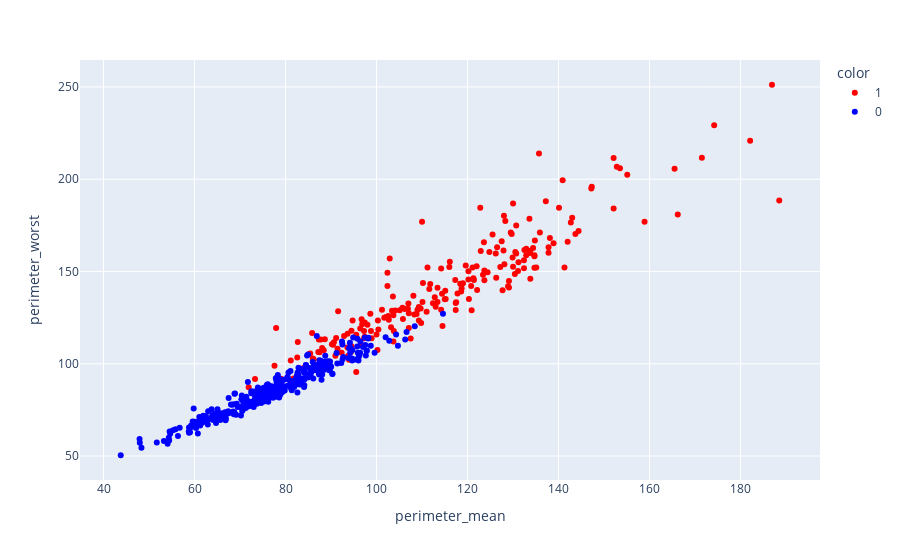

Here is the notebook cell this chart was saved with:
### Code cell
px.scatter(
    raw_df, 
    y = 'perimeter_worst', 
    x = 'perimeter_mean',
    color = raw_df['diagnosis'].astype(str),
    color_discrete_map = {'0': 'blue', '1': 'red'})

### Figure 1 — Plotly figure (JSON) as saved in the notebook; plotly's stock layout.template omitted (floating-point values rounded to 4 significant figures; data arrays with more than 128 entries replaced by an {"elided": "..."} marker saying what was removed)
{"data": [{"hovertemplate": "color=1<br>perimeter_mean=%{x}<br>perimeter_worst=%{y}<extra></extra>", "legendgroup": "1", "marker": {"color": "red", "symbol": "circle"}, "mode": "markers", "name": "1", "orientation": "v", "showlegend": true, "type": "scatter", "x": {"elided": "212 float values"}, "xaxis": "x", "y": {"elided": "212 float values"}, "yaxis": "y"}, {"hovertemplate": "color=0<br>perimeter_mean=%{x}<br>perimeter_worst=%{y}<extra></extra>", "legendgroup": "0", "marker": {"color": "blue", "symbol": "circle"}, "mode": "markers", "name": "0", "orientation": "v", "showlegend": true, "type": "scatter", "x": {"elided": "357 float values"}, "xaxis": "x", "y": {"elided": "357 float values"}, "yaxis": "y"}], "layout": {"legend": {"title": {"text": "color"}, "tracegroupgap": 0}, "margin": {"t": 60}, "xaxis": {"anchor": "y", "domain": [0, 1], "title": {"text": "perimeter_mean"}}, "yaxis": {"anchor": "x", "domain": [0, 1], "title": {"text": "perimeter_worst"}}}}
